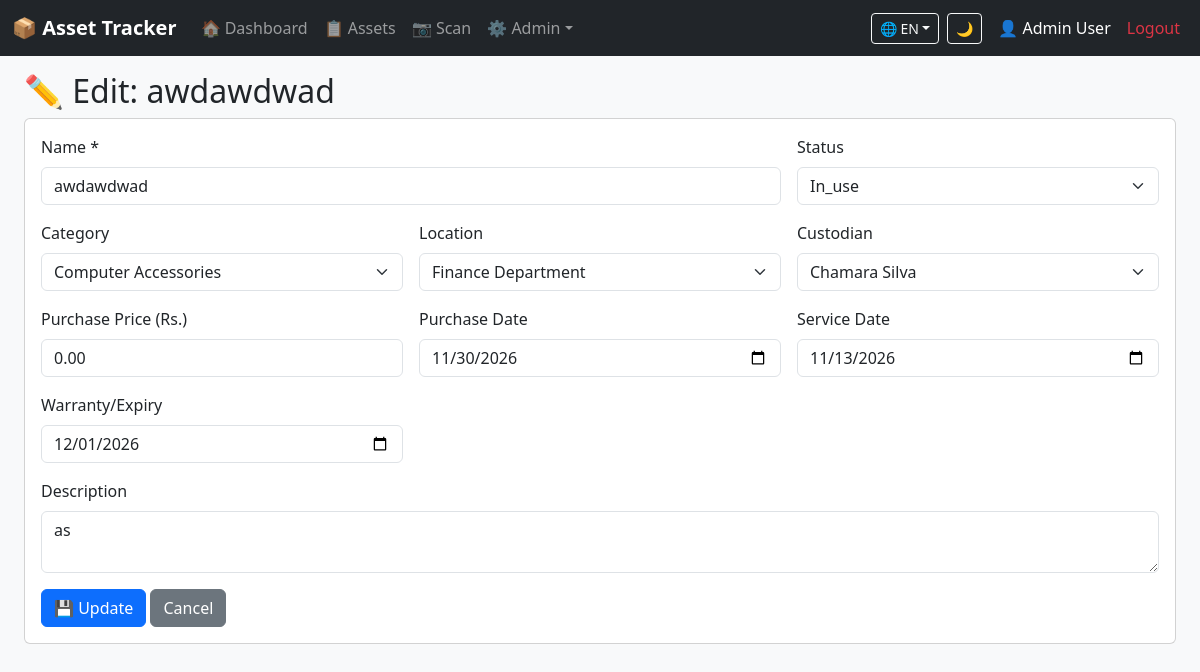
/assets/edit.php?id=12 (signed in), run on the app's committed database.
### tables this page shows
CREATE TABLE `assets` (
  `id` int(11) NOT NULL,
  `asset_code` varchar(50) NOT NULL,
  `name` varchar(200) NOT NULL,
  `category_id` int(11) DEFAULT NULL,
  `location_id` int(11) DEFAULT NULL,
  `custodian_id` int(11) DEFAULT NULL,
  `description` text DEFAULT NULL,
  `purchase_date` date DEFAULT NULL,
  `service_date` date DEFAULT NULL,
  `expiry_date` date DEFAULT NULL,
  `status` enum('available','in_use','under_service','lost','disposed') DEFAULT 'available',
  `qr_path` varchar(255) DEFAULT NULL,
  `created_at` timestamp NULL DEFAULT current_timestamp(),
  `deleted_at` timestamp NULL DEFAULT NULL,
  `purchase_price` decimal(10,2) DEFAULT 0.00
);

CREATE TABLE `categories` (
  `id` int(11) NOT NULL,
  `name` varchar(100) NOT NULL
);

CREATE TABLE `locations` (
  `id` int(11) NOT NULL,
  `name` varchar(150) NOT NULL
);

CREATE TABLE `users` (
  `id` int(11) NOT NULL,
  `name` varchar(100) NOT NULL,
  `email` varchar(100) NOT NULL,
  `password` varchar(255) NOT NULL,
  `role` enum('admin','staff') DEFAULT 'staff',
  `created_at` timestamp NULL DEFAULT current_timestamp(),
  `last_login` datetime DEFAULT NULL
);

### config.php (called while the page is built, shortened)
<?php
function e($s) { return htmlspecialchars($s ?? '', ENT_QUOTES, 'UTF-8'); }

### assets/edit.php (the view, shortened to what this page needs)
<?php require '../header.php';
$id = (int)($_GET['id'] ?? 0);
$stmt = $pdo->prepare("SELECT * FROM assets WHERE id=? AND deleted_at IS NULL"); $stmt->execute([$id]); $asset = $stmt->fetch();
$cats = $pdo->query("SELECT * FROM categories ORDER BY name")->fetchAll();
$locs = $pdo->query("SELECT * FROM locations ORDER BY name")->fetchAll();
$users = $pdo->query("SELECT * FROM users ORDER BY name")->fetchAll();
?>
<h2>✏️ Edit: <?= e($asset['name']) ?></h2>
<form method="POST" class="card p-3"><div class="row g-3">
<div class="col-md-8"><label class="form-label">Name *</label><input name="name" value="<?= e($asset['name']) ?>" class="form-control" required></div>
<div class="col-md-4"><label class="form-label">Status</label><select name="status" class="form-select"><?php foreach (['available','in_use','under_service','lost','disposed'] as $s): ?><option value="<?= $s ?>" <?= $asset['status']===$s?'selected':'' ?>><?= ucfirst($s) ?></option><?php endforeach; ?></select></div>
<div class="col-md-4"><label class="form-label">Category</label><select name="category_id" class="form-select"><option value="">--</option><?php foreach ($cats as $c): ?><option value="<?= $c['id'] ?>" <?= $asset['category_id']==$c['id']?'selected':'' ?>><?= e($c['name']) ?></option><?php endforeach; ?></select></div>
<div class="col-md-4"><label class="form-label">Location</label><select name="location_id" class="form-select"><option value="">--</option><?php foreach ($locs as $l): ?><option value="<?= $l['id'] ?>" <?= $asset['location_id']==$l['id']?'selected':'' ?>><?= e($l['name']) ?></option><?php endforeach; ?></select></div>
<div class="col-md-4"><label class="form-label">Custodian</label><select name="custodian_id" class="form-select"><option value="">--</option><?php foreach ($users as $u): ?><option value="<?= $u['id'] ?>" <?= $asset['custodian_id']==$u['id']?'selected':'' ?>><?= e($u['name']) ?></option><?php endforeach; ?></select></div>
<div class="col-md-4"><label class="form-label">Purchase Price (Rs.)</label><input type="number" step="0.01" name="purchase_price" value="<?= e($asset['purchase_price']) ?>" class="form-control"></div>
<div class="col-md-4"><label class="form-label">Purchase Date</label><input type="date" name="purchase_date" value="<?= e($asset['purchase_date']) ?>" class="form-control"></div>
<div class="col-md-4"><label class="form-label">Service Date</label><input type="date" name="service_date" value="<?= e($asset['service_date']) ?>" class="form-control"></div>
<div class="col-md-4"><label class="form-label">Warranty/Expiry</label><input type="date" name="expiry_date" value="<?= e($asset['expiry_date']) ?>" class="form-control"></div>
<div class="col-12"><label class="form-label">Description</label><textarea name="description" class="form-control" rows="2"><?= e($asset['description']) ?></textarea></div>
</div>
<div class="mt-3"><button class="btn btn-primary">💾 Update</button> <a href="view.php?id=<?= $id ?>" class="btn btn-secondary">Cancel</a></div>
</form>
<?php require '../footer.php';

### header.php (style rules this page uses)
body { padding-bottom:50px }

### data on the page
assets: name "awdawdwad", status "In_use", category_id "Computer Accessories", location_id "Finance Department", custodian_id "Chamara Silva", purchase_price "0.00", purchase_date "11/30/2026", service_date "11/13/2026", expiry_date "12/01/2026", description "as"

### other printed values
__('dashboard') "Dashboard"
__('assets') "Assets"
$_SESSION['lang'] "EN"
$_SESSION['user_name'] "Admin User"
__('logout') "Logout"
